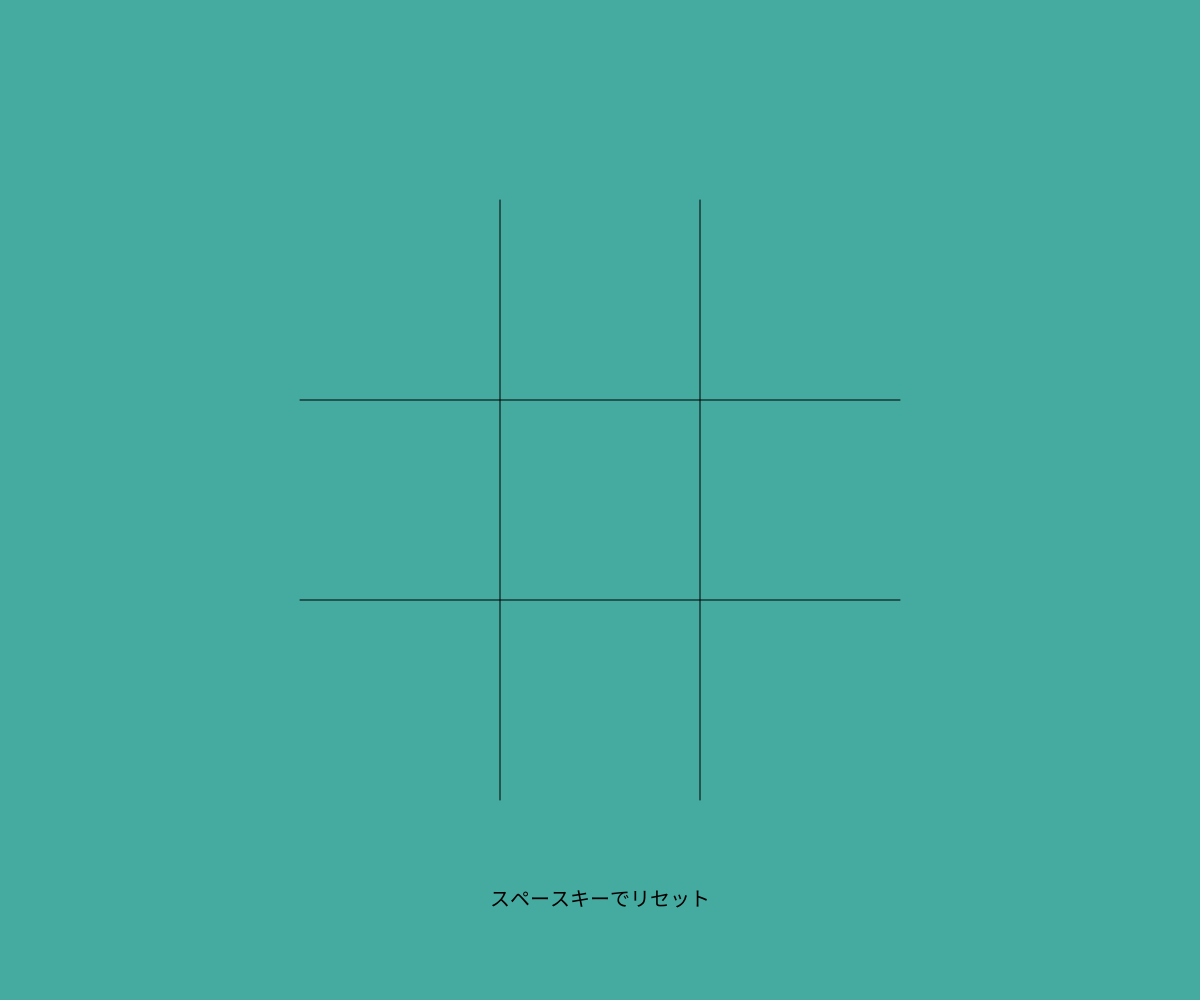
Frame 1 (no input)
Frame 60 (no input): identical to frame 1, image omitted
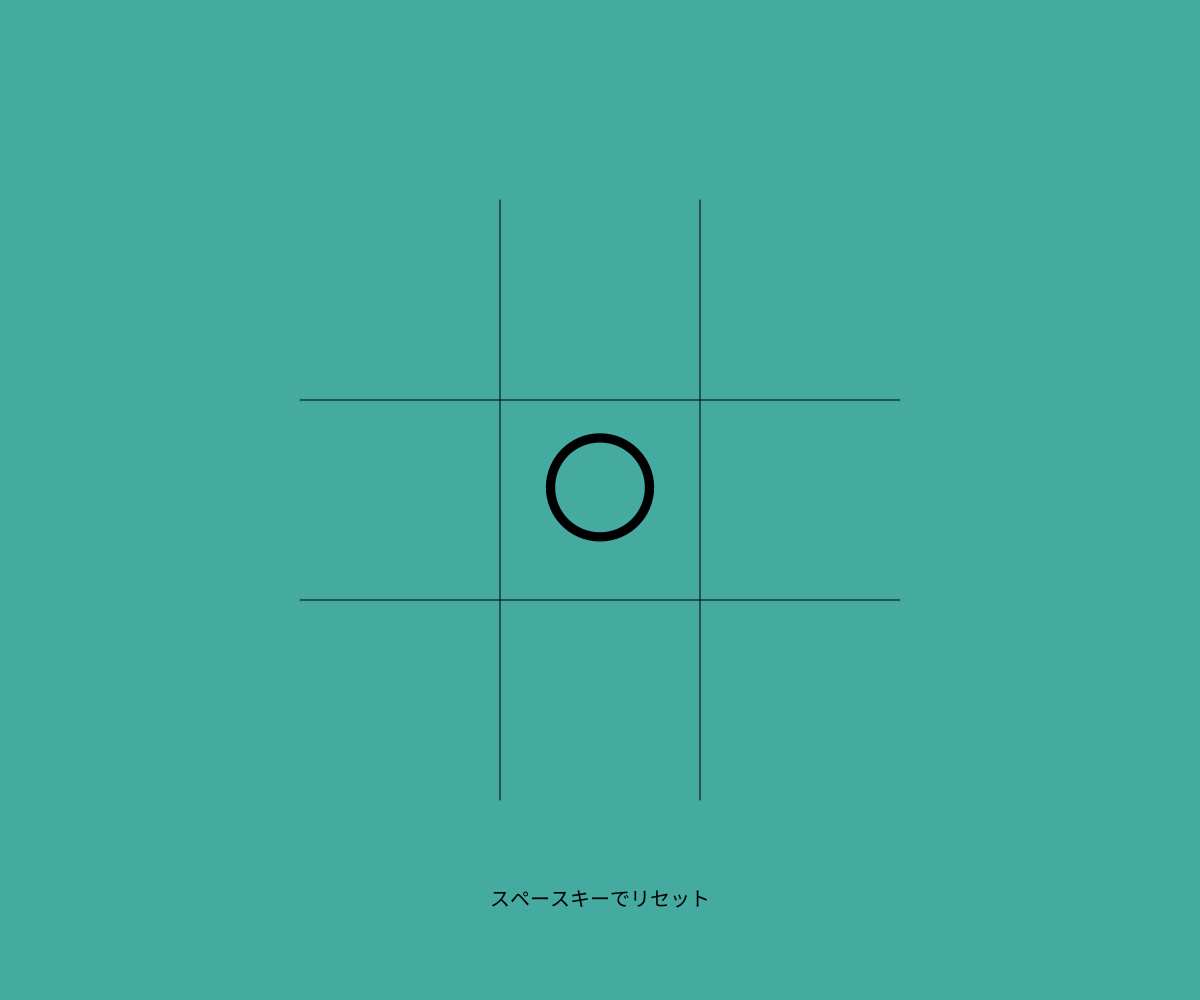
Frame 120 (the mouse pressed at the canvas centre since frame 60)

The p5.js sketch that drew these frames (run headless with seeded random() and noise() and a simulated clock; from frame 60 on, the mouse is pressed at the canvas centre):

// p5.js sketch
// ── sketch.js
// 最終課題を制作しよう
let board = [
  ["","","",""],
  ["","","",""],
  ["","","",""],
  ];

  let currentplayer = "〇";
  let winner = "";
  function setup(){
  createCanvas(windowWidth, windowHeight);
}

function draw(){
  background(69, 170, 160);
  let size = min(width, height)*0.6;
  let startX = (width - size)/2;
  let startY = (height - size)/2;
  let cell = size/3;  

  //縦線
  line(startX + cell, startY, startX + cell, startY + size);
  line(startX + cell*2, startY, startX + cell*2, startY + size);

  //横線
  line(startX, startY + cell, startX + size, startY + cell);
  line(startX, startY + cell*2, startX + size, startY + cell*2);

  //〇×表示
  textAlign(CENTER, CENTER);
  textSize(cell*0.6);

  for(let r = 0; r < 3; r++){
    for(let c = 0; c < 3; c++){
      text(board[r][c], startX + cell*c + cell/2, startY + cell*r + cell/2);
    }
  }
  if (winner != ""){
    textSize(50);
    fill(255, 0, 0);
    text(winner + "の勝ち", width/2, height*0.8);
  }
 fill(0);
textSize(20);
text("スペースキーでリセット", width/2, height*0.9);
}
function mousePressed(){
  if (winner != ""){
    return;
  }
  let size = min(width, height)*0.6;
  let startX = (width - size)/2;
  let startY = (height - size)/2;
  let cell = size/3;  
  
  
  
  if (
     mouseX >= startX && mouseX <= startX + size &&
     mouseY >= startY && mouseY <= startY + size
  ){
　　　let col = floor((mouseX - startX)/cell);
    let row = floor((mouseY - startY)/cell);
    
    if(board[row][col] == ""){
      board[row][col] = currentplayer;
      checkWinner();

      if(currentplayer == "〇"){
        currentplayer = "×";
      }else{
        currentplayer = "〇";
      }
    }
  }
}

function windowResized(){
  resizeCanvas(windowWidth, windowHeight);
}
  function checkWinner(){
    //横の勝利条件
    for(let r = 0; r < 3; r++){
      if(board[r][0] != "" && board[r][0] == board[r][1] && board[r][1] == board[r][2]){
        winner = board[r][0];
      }
    }
    //縦の勝利条件
    for(let c = 0; c < 3; c++){
      if(board[0][c] != "" && board[0][c] == board[1][c] && board[1][c] == board[2][c]){
        winner = board[0][c];
      
      }
    }
    //対角の勝利条件
    if(board[0][0] != "" && board[0][0] == board[1][1] && board[1][1] == board[2][2]){
      winner = board[0][0];
     
    }
    if(board[0][2] != "" && board[0][2] == board[1][1] && board[1][1] == board[2][0]){
      winner = board[0][2];
      
   
    }
   }
  
function keyPressed(){
    if(keyCode == "32"){
      board = [
        ["","","",""],
        ["","","",""],
        ["","","",""],
      ];
      currentplayer = "〇";
      winner = "";
    }
   }
